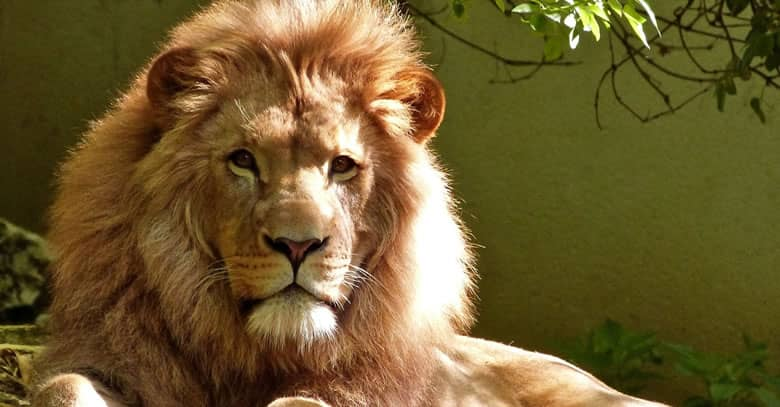
#> input picture practica1/imagen.jpg, 780 x 407 px, given in place of the camera
$ python practica2_1.py   (older library calls are emulated)
#> lines starting #> are read from the running program, lines starting #| are printed output that depends on the picture; after the words box and inside, x2 and y2 are one past the last pixel; in counts of white or black regions, pixels touching at a corner belong together
'''
Practica 2: Deteccion de colores
    - Detectar colores en video tiempo real
    - Detectar colores en tiempo real con contornos
    - Detectar colores en tiempo real con contornos y suavizado
    - Aplicar mascara de color en tiempo real
'''

import cv2
import numpy as np

class Colores():
    """docstring for Video"""
    def __init__(self):
        pass

    #Leemos las imagenes de la camara
    def detectarColor(self):

        #Estos son los rangos para cada una de las componentes, 4 para los bajos y altos de rojos.
        # Si fuera ej. el color azul, solo serían 2
        redBajo1 = np.array([0,100,20],np.uint8)
        redAlto1 = np.array([8,255,255],np.uint8)
        redBajo2 = np.array([175,100,20],np.uint8)
        redAlto2 = np.array([179,255,255],np.uint8)

        #Detectamos el color azul
        blueBajo = np.array([100,100,20],np.uint8)
        blueAlto = np.array([125,255,255],np.uint8)

        captura = cv2.VideoCapture(0)
        while True:
            ret,frame=captura.read()
#> frame is the input picture: shape (407, 780, 3); mean B, G, R 47.5, 91.8, 110.4

            if ret == True:
                #Transformamos los colores de RGB a HSV
                frameHSV = cv2.cvtColor(frame,cv2.COLOR_BGR2HSV)
#> frameHSV: shape (407, 780, 3); mean H, S, V 22.3, 169.2, 111

                #Determinamos los Rangos del color que queremos detectar desde redbajo1 a redalto1
                # e igual con los altos, asi detecta todo espacio de rojo
                maskRed1 = cv2.inRange(frameHSV, redBajo1,redAlto1)
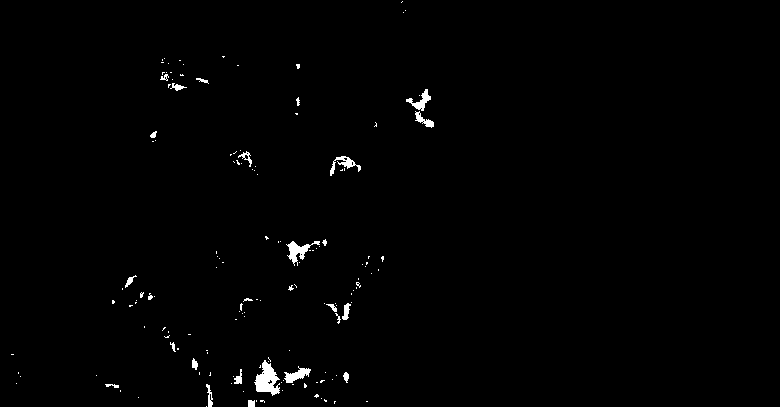
#> maskRed1: shape (407, 780); 0.89% white; 149 white regions (123 under 20 px), largest, box (x1, y1, x2, y2) and area: (254, 360, 280, 396) 518, (286, 241, 320, 266) 297, (284, 366, 311, 383) 219
                maskRed2 = cv2.inRange(frameHSV, redBajo2,redAlto2)
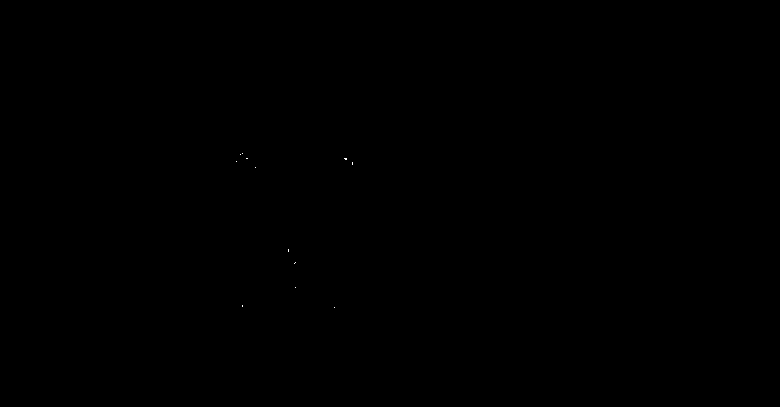
#> maskRed2: shape (407, 780); 0.01% white in thin lines or dots, all inside (x1, y1, x2, y2) = (236, 153, 353, 308)
                maskRed = cv2.add(maskRed1, maskRed2)
#> maskRed: shape (407, 780); 0.89% white; 149 white regions (123 under 20 px), largest, box (x1, y1, x2, y2) and area: (254, 360, 280, 396) 518, (286, 241, 320, 266) 302, (284, 366, 311, 383) 219

                #Detectamos el color azul
                maskBlue = cv2.inRange(frameHSV, blueBajo,blueAlto)
#> maskBlue: shape (407, 780); every value is 0

                # ============================================================================= 1º parte: detectar los Rojos
                #Ahora vamos a mostrar en la imagen el color de la mascara

                #Visualizamos los colores RED
                #cv2.imshow('maskRed',maskRed)
                #cv2.imshow('frame', frame)

                # ============================================================================= 2º parte: detectar los Azules
                #Visualizamos los colores BLUE
                #cv2.imshow('maskBlue',maskBlue)
                #cv2.imshow('frame', frame)

                # ============================================================================= 3º parte: cambiar los Blancos por la mascara
                #Mostramos la mascara de color por pantalla en vez de blanco en el color detectado
                #res = cv2.bitwise_and(frame,frame, mask= maskBlue)
                #cv2.imshow('frame',frame)
                #cv2.imshow('maskRed',maskRed)
                #cv2.imshow('res',res)

                # ============================================================================= 4º parte: mostrar los contornos
                #Mostramos el contorno
                _,contorno,_ = cv2.findContours(maskBlue, cv2.RETR_EXTERNAL, cv2.CHAIN_APPROX_SIMPLE)
#> contorno = []

                #Dibujamos los contornos, el -1 significa que dibuja todos los contornos
                #(255,0,0) es el color en el que vamos a pintar los contornos en RGB, 3 es el
                #grosor de la linea
                for c in contorno:
                    area=cv2.contourArea(c)
                    if area >3000:
                        # ===================================================================== 5º parte: suavizamos los contornos
                        hull = cv2.convexHull(c)
                        cv2.drawContours(frame, [hull], 0, (255,0,0), 3)
                        cv2.imshow('frame', frame)
#> this loop made 0 passes

                # Se cierra cuando pulsamos la s
                if cv2.waitKey(1) & 0xFF == ord('s'):
#> (key Esc is pressed here)
                    break

        captura.release()

# Instanciamos la clase Colores
colores = Colores()

# Llamamos a la funcion detectarColor
colores.detectarColor()

cv2.destroyAllWindows()
